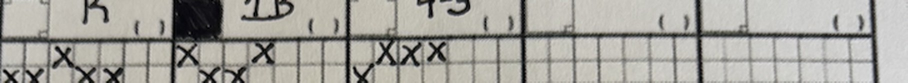
#> input picture strips_debug/grid_1.jpg, 1815 x 165 px (shown at 1/2 size); its folder holds only this picture in this run
$ python extract_chart.py strips_debug/grid_1.jpg
#> lines starting #> are read from the running program, lines starting #| are printed output that depends on the picture; after the words box and inside, x2 and y2 are one past the last pixel; in counts of white or black regions, pixels touching at a corner belong together
"""Read a photo of a handwritten at-bat chart and save the data as JSON.

    python3 extract_chart.py sample_charts/photo.png            # reads it, saves extracted/photo.json
    python3 extract_chart.py sample_charts/photo.png --dry-run  # only cuts the photo, NO API call, no cost

The photo is cut into one strip per batter, and each strip is read separately.
After a dry run, open strips_debug/overlay.jpg: each red band should hold
exactly one batter. If not, change the settings below.

Needs a .env file containing:  ANTHROPIC_API_KEY=your_key_here
Nothing is written to the database. Run import_chart.py next.
"""

import argparse
import base64
import io
import json
import os
import sys
from concurrent.futures import ThreadPoolExecutor, as_completed
from pathlib import Path

from dotenv import load_dotenv
import numpy as np
from PIL import Image, ImageDraw, ImageOps

load_dotenv()

MODEL = "claude-sonnet-5-5"

# ---------------------------------------------------------------------------
# SETTINGS: how your chart photos are laid out.
# ---------------------------------------------------------------------------
ROWS = 9            # batters on the sheet
COLUMNS = 5         # big at-bat boxes printed per batter row
ROTATE = 0          # degrees clockwise to turn the photo (0 if it's already upright)
AUTO_ROWS = True    # find the row lines in each photo (and straighten tilt). False = use the two numbers below
GRID_TOP = 0.145    # where the first batter row starts, as a fraction of the height
GRID_BOTTOM = 0.98  # where the last batter row ends
OVERLAP = 0.25      # extra image kept above and below each row
USE_THINKING = True # True = more careful but slower; False = faster and cheaper

# Second look at just the ball/strike X grids, zoomed in, to improve the counts.
# It adds one more request per batter row. Set COUNT_PASS = False to turn it off.
COUNT_PASS = True
COUNT_GRID_HEIGHT = 0.5  # top part of each row band that holds the X grids (0.5 = top half)
COUNT_LEFT = 0.16        # where the first box starts, as a fraction of the photo's width
COUNT_UPSCALE = 2.5      # enlarge the grid crop this many times before sending

# ---------------------------------------------------------------------------
# The prompt: describes YOUR chart notation. Update it if your charts change.
# ---------------------------------------------------------------------------
ROW_PROMPT = """
You are reading ONE horizontal strip cut from a photo of a handwritten
baseball at-bat chart. It holds a single batter's row. Accuracy matters more
than speed.

LAYOUT
- The batter's name is at the LEFT edge. To its right are exactly __COLS__
  large at-bat boxes side by side. Box 1 is their first at-bat, box 2 the
  second, and so on. There are NEVER more than __COLS__ boxes. The small grid
  of squares at the top of each box is where the X's are drawn; those small
  squares are NOT separate boxes. Unused boxes at the right are normal.
- The strip was cut by position, so slivers of the neighboring rows can show
  at the top and bottom. Ignore them. Read only the row whose name is most
  fully visible.

INSIDE EACH BOX
- X marks: the BOTTOM row of X's is balls, the TOP row is strikes. Count each
  row separately, one X at a time. X's can crowd or overlap.
- A small diamond: shaded means the batter scored, unshaded means not.
- A text result: K (strikeout), BB (walk), HBP (hit by pitch), 1B/2B/3B/HR,
  or an out written as fielding positions (6-3, F7, P6, E6, FC).

PROCEDURE
1. Read the batter's name.
2. Report exactly __COLS__ entries, one per box, left to right, numbered 1 to
   __COLS__. An empty box gets "box_blank": true and null values.
3. A walk (BB) needs 4 balls and a strikeout (K) needs at least 3 strikes. If
   a box doesn't add up, report exactly what you see and set "uncertain": true.
   Do NOT change a count to make the numbers agree.

Return ONLY valid JSON (no markdown, no extra text) in this structure:

{
  "name": "<string>",
  "at_bats": [
    {
      "column": <1 to __COLS__>,
      "box_blank": <true if nothing is written in the box>,
      "balls": <number of X's in the bottom row, or null>,
      "strikes": <number of X's in the top row, or null>,
      "result": "<text code, or null>",
      "scored": <true or false, or null if blank>,
      "uncertain": <true if anything in this box was hard to read>
    }
  ],
  "notes": "<anything illegible or ambiguous in this row>"
}

If a field is unreadable, use null rather than guessing, and say so in "notes".
""".strip()


COUNT_PROMPT = """
You are counting marks on a zoomed crop of one batter's ball/strike tally grids
from a handwritten baseball at-bat chart. Accuracy matters more than speed.

LAYOUT
- The crop shows up to __COLS__ boxes side by side, left to right. Box 1 is the
  leftmost. Unused boxes at the right are often empty.
- Each box has a tally grid of small squares in TWO rows. X marks in the TOP
  row of squares are STRIKES. X marks in the BOTTOM row of squares are BALLS.
- An X can be drawn large and spill across neighboring squares. Count each
  separate X once. Do not count printed grid lines.
- Slivers of other rows may show at the top or bottom edge. Ignore them.

PROCEDURE
For each box, go left to right. Count the X's in the top row, then the X's in
the bottom row. Count only what you can see. Do not use any result or guess
what the count "should" be. A box with an empty grid has 0 and 0. If a count is
hard to make out, give your best count and set "uncertain": true.

Return ONLY valid JSON (no markdown, no extra text):

{
  "boxes": [
    {"column": <1 to __COLS__>, "strikes": <top-row X count>, "balls": <bottom-row X count>, "uncertain": <true or false>}
  ]
}
""".strip()


# ---------------------------------------------------------------------------
# Images
# ---------------------------------------------------------------------------

def load_image(path, rotate=0):
    """Open a photo, fix phone-camera rotation, turn it clockwise if asked, and
    (when AUTO_ROWS is on) straighten a slightly tilted photo."""
#> called with rotate = 0
    img = ImageOps.exif_transpose(Image.open(path)).convert("RGB")
#> img is the input picture: PIL image 1815x165 RGB; mean R, G, B 165.2, 163.5, 157.5
    img = img.rotate(-rotate, expand=True) if rotate else img
    return straighten(img) if AUTO_ROWS else img


def _line_profile(gray):
    """For each pixel row, the fraction of the middle of the photo that is thick dark ink.
    Heavy printed row lines stand out; thin grid lines and handwriting mostly don't."""
    dark = gray < 0.55 * np.percentile(gray, 90)  # well below the paper's brightness
    thick = dark[:-1] & dark[1:]  # ink at least 2 pixels tall
    # Drop dark areas much taller than a printed line (a dark table around the
    # sheet, a big smudge): a line is dark for only a few pixel rows in a row.
    tall = 12
    cumulative = np.vstack([np.zeros((1, thick.shape[1]), int), np.cumsum(thick, axis=0)])
    solid = (cumulative[tall:] - cumulative[:-tall]) == tall  # runs of `tall` dark pixels
    near_solid = np.zeros_like(thick)
    for shift in range(tall):  # grow each solid run back to its full height
        near_solid[shift:shift + len(solid)] |= solid
    thick = thick & ~near_solid
    width = thick.shape[1]
    # the middle of the photo, so a table or margin at the sides doesn't dilute the lines
    return thick[:, int(width * 0.3):int(width * 0.7)].mean(axis=1)


def _small_gray(img, width=800):
#> called with width = 800
    scale = width / img.width
    return img.convert("L").resize((width, max(1, round(img.height * scale)))), scale


def straighten(img):
    """Rotate a slightly tilted photo so the row lines are horizontal.
    Tries small angles and keeps the one that makes the lines sharpest."""
    small, _ = _small_gray(img)
    best_angle, best_score, base_score = 0.0, -1.0, None
    for angle in np.arange(-4, 4.01, 0.25):
        turned = small.rotate(float(angle), resample=Image.Resampling.BILINEAR, fillcolor=255)
        score = float(np.var(_line_profile(np.asarray(turned, dtype=float))))
        if abs(angle) < 1e-9:
            base_score = score
        if score > best_score:
            best_angle, best_score = float(angle), score
#> this loop made 33 passes
#> (score, best_angle, best_score) on passes 1 to 8: (0.00778, -4, 0.00778), (0.00851, -3.75, 0.00851), (0.0088, -3.5, 0.0088), (0.00996, -3.25, 0.00996), (0.0114, -3, 0.0114), (0.0122, -2.75, 0.0122), (0.0142, -2.5, 0.0142), (0.0164, -2.25, 0.0164)
#> pass 1, in straighten, `turned = small.rotate(float(angle), resample=Image.Resampling.BILINEAR..`:
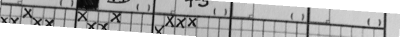
#> turned: PIL image 800x73 L (shown at 1/2 size); min 0, max 255, mean 178.9
#> pass 1, in _line_profile, `dark = gray < 0.55 * np.percentile(gray, 90)  # well below the paper's..`:
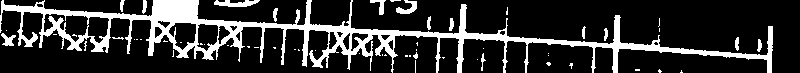
#> dark: shape (73, 800) bool; 19.6% white; 58 white regions (42 under 20 px), largest, box (x1, y1, x2, y2) and area: (0, 0, 773, 73) 10220, (214, 0, 260, 7) 207, (396, 0, 417, 14) 149
#> pass 1, in _line_profile, `cumulative = np.vstack([np.zeros((1, thick.shape[1]), int), np.cumsum(..`:
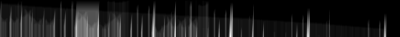
#> cumulative: shape (73, 800) int64 (shown at 1/2 size); min 0, max 68, mean 6.6; drawn with min black and max white
#> after the loop, best_angle = -0.75; best_score = 0.0301
    # only turn the photo if it clearly helps
    if abs(best_angle) < 0.3 or best_score < 1.1 * (base_score or 0):
        best_angle = 0.0
    turned = img.rotate(best_angle, resample=Image.Resampling.BICUBIC, fillcolor=(255, 255, 255)) if best_angle else img
#> turned: PIL image 1815x165 RGB
    turned.info["tilt"] = best_angle
    return turned


def _line_peaks(profile):
    """The heavy horizontal lines in the profile, as (position, strength) pairs."""
    peaks, y = [], 0
    while y < len(profile):
        if profile[y] < 0.2:
            y += 1
            continue
        start = y
        while y < len(profile) and profile[y] >= 0.2:
            y += 1
        region = profile[start:y]
        top = float(region.max())
        peaks.append((start + float(np.where(region >= 0.9 * top)[0].mean()), top))
    return sorted(sorted(peaks, key=lambda p: -p[1])[:45])  # the strongest 45, in order


def find_row_lines(img):
    """Find the ROWS + 1 heavy lines that separate the batter rows.

    A photo taken at an angle makes the rows a little taller toward the bottom,
    so the lines are not evenly spaced. This picks the chain of lines whose
    spacing changes smoothly and which are the heaviest overall, allowing one
    missed line in the middle and one off the end of the photo.
    Returns (pixel positions, confidence from 0 to 1, lines clearly seen), or
    (None, confidence, 0) if unsure."""
    small, scale = _small_gray(img)
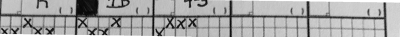
#> small: PIL image 800x73 L (shown at 1/2 size); min 0, max 255, mean 166
#> scale = 0.441
    profile = _line_profile(np.asarray(small, dtype=float))
#> after the loop in _line_profile (call 34), `for shift in range(tall):`:
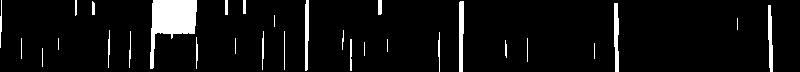
#> near_solid: shape (72, 800) bool; 6.3% white; 30 white regions (8 under 20 px), largest, box (x1, y1, x2, y2) and area: (150, 0, 197, 69) 1641, (459, 1, 464, 72) 316, (614, 3, 619, 72) 289
#> in _line_profile (call 34), `thick = thick & ~near_solid`:
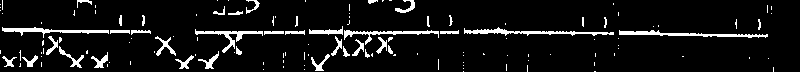
#> thick: shape (72, 800) bool; 7.8% white; 133 white regions (93 under 20 px), largest, box (x1, y1, x2, y2) and area: (464, 27, 614, 36) 463, (619, 30, 768, 38) 458, (2, 27, 109, 38) 374
#> profile = 72 values, max 0.959 at index 32, min 0 at index 14, mean 0.0826
    height = len(profile)
#> height = 72
    peaks = _line_peaks(profile)
#> the loop in _line_peaks, `while y < len(profile):` made 69 passes
#> after the loop in _line_peaks, `while y < len(profile):`: peaks = [(32, 0.959)]; y = 72
#> peaks = [(32, 0.959)]
    need = ROWS + 1
    low, high = 0.04 * height, 0.2 * height  # how tall one batter row can be
#> low = 2.88; high = 14.4
    pos = [p for p, _ in peaks]
#> pos = [32]
    # a "line" right at the photo's edge is usually the edge of the photo or sheet, not a row line
    strength = [min(s, 0.25) if p < 0.02 * height or p > 0.98 * height else s for p, s in peaks]
#> strength = [0.959]

    # best[(j, i, m, k)] = (score, previous key): a chain whose last two lines are
    # peaks i and j, with m rows between them, covering k lines so far.
    best = {}
    for i in range(len(peaks)):
        for j in range(i + 1, len(peaks)):
            for m in (1, 2, 3):
                if low <= (pos[j] - pos[i]) / m <= high and 1 + m <= need:
                    best[(j, i, m, 1 + m)] = (strength[i] + strength[j] - 0.1 * (m - 1), None)
#> this loop made 1 pass
#> after the loop, best = 0 items
    for level in range(2, need):  # extend chains covering `level` lines, shortest first
        for key in [key for key in best if key[3] == level]:
            score, _ = best[key]
            j, i, m, k = key
            unit = (pos[j] - pos[i]) / m
            for l in range(j + 1, len(peaks)):
                if pos[l] - pos[j] > 3 * high:
                    break
                for m2 in (1, 2, 3):
                    unit2 = (pos[l] - pos[j]) / m2
                    if k + m2 > need or not 0.85 <= unit2 / unit <= 1.18:
                        continue
                    new = score + strength[l] - 0.1 * (m2 - 1) - 2 * abs(np.log(unit2 / unit))
                    if new > best.get((l, j, m2, k + m2), (-1e9,))[0]:
                        best[(l, j, m2, k + m2)] = (new, key)

    # [12 lines left out: function chain_of, not called in this run]

    top_choice = (None, 0.0, 0)
    for key, (score, _) in best.items():
        k = key[3]
        if k < need - 1:
            continue
        lines, _ = chain_of(key)
        if k == need - 1:  # one line is off the end of the chain: add it
            unit = lines[-1] - lines[-2]
            first_unit = lines[1] - lines[0]
            if lines[-1] + unit <= height + 0.75 * unit:
                lines, score = lines + [lines[-1] + unit], score - 0.15
            elif lines[0] - first_unit >= -0.5 * first_unit:
                lines, score = [lines[0] - first_unit] + lines, score - 0.15
            else:
                continue
        if score / need > top_choice[1]:
            seen = sum(1 for y in lines if 0 <= y < height
                       and profile[max(0, int(y) - 2):int(y) + 3].max() > 0.25)
            top_choice = (lines, score / need, seen)
#> this loop made 0 passes
    lines, confidence, seen = top_choice
#> confidence = 0; seen = 0
    if lines is None or confidence < 0.25 or seen < ROWS - 2:
        return None, confidence, 0
    # A heavy line just past the last row (the edge of the sheet) can pull the whole
    # chain down a row. If a line about as heavy as the first one sits one row above
    # it, the chain really starts there.
    unit = lines[1] - lines[0]
    first = profile[max(0, int(lines[0]) - 2):int(lines[0]) + 3].max()
    above = [(abs(p - (lines[0] - unit)), p, s) for p, s in peaks
             if abs(p - (lines[0] - unit)) < 0.15 * unit and s >= max(0.3, 0.8 * first)]
    if above:
        lines = [min(above)[1]] + lines[:-1]
    return [float(y) / scale for y in lines], confidence, seen


def row_edges(img):
    """Pixel positions of the lines that separate the batter rows. Found from the
    photo itself (and remembered on it), or from GRID_TOP / GRID_BOTTOM."""
    if "row_edges" not in img.info:
        edges = None
        if AUTO_ROWS:
            edges, score, seen = find_row_lines(img)
#> score = 0; seen = 0
            img.info["row_score"], img.info["row_seen"] = score, seen
        if edges is None:
            start = img.height * GRID_TOP
            band = (img.height * GRID_BOTTOM - start) / ROWS
            edges = [start + i * band for i in range(ROWS + 1)]
#| Could not find the row lines (confidence 0.00), so fixed positions were used. Check strips_debug/overlay.jpg.
            img.info["row_method"] = "fixed"
        else:
            img.info["row_method"] = "auto"
        img.info["row_edges"] = edges
    return img.info["row_edges"]


def describe_rows(img):
    row_edges(img)
    if img.info["row_method"] == "auto":
        tilt = img.info.get("tilt", 0)
        text = (f"Row lines found automatically (confidence {img.info['row_score']:.2f})"
                + (f", photo straightened by {tilt:+.2f} degrees." if tilt else "."))
        seen = img.info.get("row_seen", ROWS + 1)
        if seen < ROWS:
            text += (f" WARNING: only {seen} of {ROWS + 1} row lines were clearly seen, "
                     f"so check strips_debug/overlay.jpg.")
        return text
    if AUTO_ROWS:
        return (f"Could not find the row lines (confidence {img.info.get('row_score', 0):.2f}), "
                f"so fixed positions were used. Check strips_debug/overlay.jpg.")
    return "Using the fixed row positions from GRID_TOP and GRID_BOTTOM."


# [8 lines left out: function split_into_rows, not called in this run]


def box_left_edge(img, top, bottom):
    """Where the first at-bat box starts in this row: the heavy vertical line just
    right of the name column. It moves from row to row when the photo is at an angle.
    Falls back to COUNT_LEFT if no such line is found."""
    default = int(img.width * COUNT_LEFT)
    start, end = int(img.width * 0.08), int(img.width * 0.24)
    band = img.convert("L").crop((start, int(top), end, int(bottom)))
    gray = np.asarray(band, dtype=float)
    dark = gray < 0.55 * np.percentile(gray, 90)
    thick = dark[:, :-1] & dark[:, 1:]  # ink at least 2 pixels wide
    tall = np.where(thick.mean(axis=0) >= 0.6)[0]  # runs most of the row's height
    return start + int(tall.max()) if len(tall) else default


def split_grids(img):
    """For each batter row, crop just the strip holding the X grids (the top part
    of the row, to the right of the name) and enlarge it, so the marks are easy
    to count."""
    edges = row_edges(img)
#> edges = [23.92, 39.23, 54.54, 69.85, 85.16, 100.5, 115.8, 131.1, 146.4, 161.7]
    grids = []
    for top, bottom in zip(edges, edges[1:]):
        height = bottom - top
        left = max(0, box_left_edge(img, top, bottom) - int(img.width * 0.012))  # keep the border line
        crop = img.crop((left, max(0, int(top - height * 0.05)),
                         img.width, min(img.height, int(top + height * COUNT_GRID_HEIGHT))))
        grids.append(crop.resize((round(crop.width * COUNT_UPSCALE),
                                  round(crop.height * COUNT_UPSCALE)), Image.Resampling.LANCZOS))
#> this loop made 9 passes
#> (top, bottom, left) on passes 1 to 8: (23.92, 39.23, 412), (39.23, 54.54, 412), (54.54, 69.85, 412), (69.85, 85.16, 379), (85.16, 100.5, 363), (100.5, 115.8, 364), (115.8, 131.1, 369), (131.1, 146.4, 408)
#> pass 1, in box_left_edge, `band = img.convert("L").crop((start, int(top), end, int(bottom)))`:
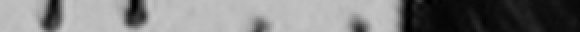
#> band: PIL image 290x16 L (shown 2 times larger); min 0, max 199, mean 124.7
#> after the loop, grids = 9 items
    return grids


# [34 lines left out: functions overlay_image, save_debug_images, to_jpeg_b64, not called in this run]


# ---------------------------------------------------------------------------
# Talking to Claude
# ---------------------------------------------------------------------------

def make_client():
    import anthropic  # imported here so --dry-run works without it

    api_key = os.getenv("ANTHROPIC_API_KEY")
    if not api_key:
        raise RuntimeError("No ANTHROPIC_API_KEY found. Check your .env file.")
    return anthropic.Anthropic(api_key=api_key)


# [90 lines left out: functions ask_claude, extract_rows, apply_counts, not called in this run]


def read_hitting_chart(path, client=None, progress=None):
    """Photo in, result out: cut the chart into rows and read each one."""
    img = load_image(path, ROTATE)
    print(describe_rows(img))
    grids = split_grids(img) if COUNT_PASS else None
#> grids = 9 items
    return extract_rows(client or make_client(), split_into_rows(img), progress, grids)


# [123 lines left out: functions fix_count, merge_rows, check_result, print_summary, not called in this run]


# ---------------------------------------------------------------------------

def main():
    global GRID_TOP, GRID_BOTTOM, AUTO_ROWS
    parser = argparse.ArgumentParser(description="Read a handwritten at-bat chart photo.")
    parser.add_argument("image", help="path to the chart photo")
    parser.add_argument("--dry-run", action="store_true",
                        help="cut the photo and save a preview, with no API call and no cost")
    parser.add_argument("--top", type=float,
                        help=f"where the first batter row starts, 0 to 1 (default {GRID_TOP})")
    parser.add_argument("--bottom", type=float,
                        help=f"where the last batter row ends, 0 to 1 (default {GRID_BOTTOM})")
    args = parser.parse_args()
    GRID_TOP = args.top if args.top is not None else GRID_TOP
    GRID_BOTTOM = args.bottom if args.bottom is not None else GRID_BOTTOM
    if args.top is not None or args.bottom is not None:
        AUTO_ROWS = False  # you picked the positions yourself

    path = Path(args.image)
    if not path.exists():
        sys.exit(f"File not found: {path}")

    if args.dry_run:
        img = load_image(path, ROTATE)
        save_debug_images(img, split_into_rows(img))
        return

    try:
        result = read_hitting_chart(path)
    except RuntimeError as error:
#> (the run stopped early here; a loop or call above may not have finished)
